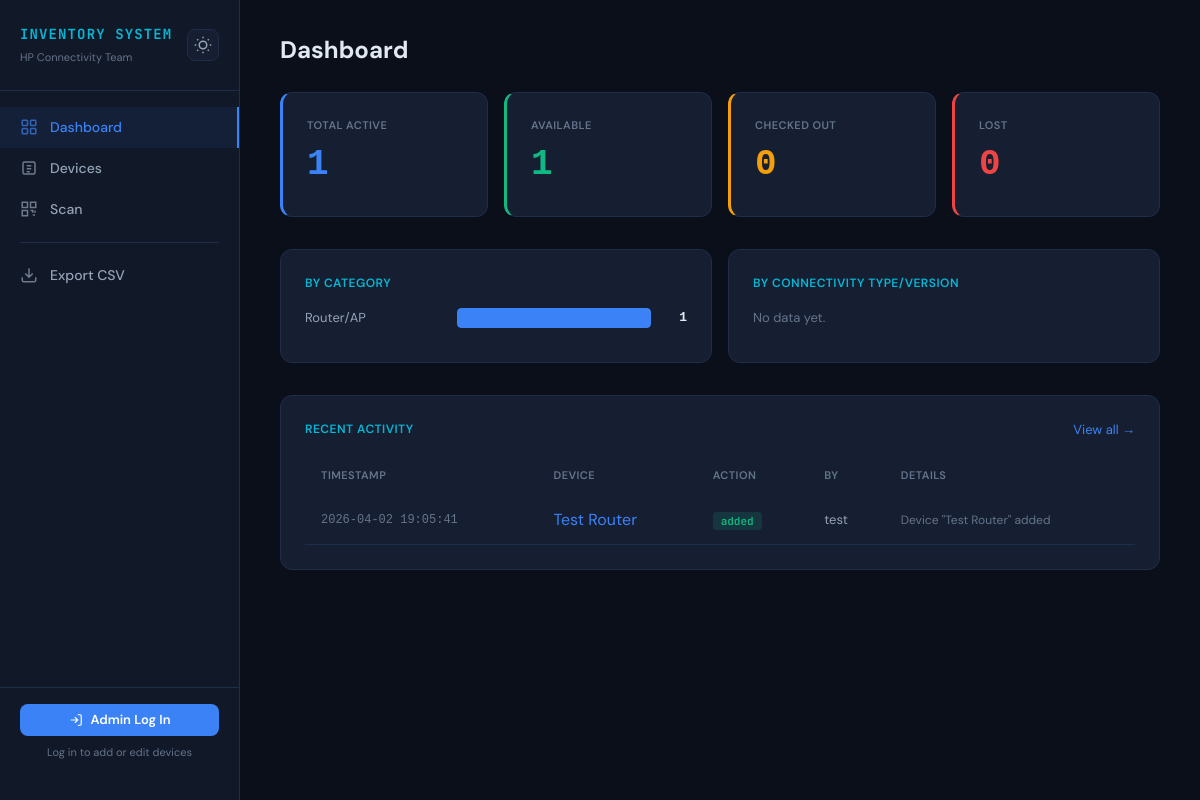
The page / on the database its author committed.
### tables this page shows
CREATE TABLE audit_log (
                log_id INTEGER PRIMARY KEY AUTOINCREMENT,
                device_id TEXT NOT NULL,
                action TEXT NOT NULL,
                performed_by TEXT DEFAULT '',
                timestamp DATETIME DEFAULT CURRENT_TIMESTAMP,
                details TEXT DEFAULT '',
                FOREIGN KEY (device_id) REFERENCES devices(device_id)
            );

CREATE TABLE devices (
                device_id TEXT PRIMARY KEY,
                barcode_value TEXT UNIQUE NOT NULL,
                name TEXT NOT NULL,
                category TEXT DEFAULT '',
                manufacturer TEXT DEFAULT '',
                model_number TEXT DEFAULT '',
                serial_number TEXT DEFAULT '',
                connectivity TEXT DEFAULT '',
                vendor_supplied INTEGER DEFAULT 0,
                status TEXT DEFAULT 'available'
                    CHECK(status IN ('available','checked_out','retired','lost')),
                location TEXT DEFAULT '',
                assigned_to TEXT DEFAULT '',
                notes TEXT DEFAULT '',
                created_at DATETIME DEFAULT CURRENT_TIMESTAMP,
                updated_at DATETIME DEFAULT CURRENT_TIMESTAMP
            );

### app.py (the view)
@app.route('/')
def dashboard():
    stats = db.get_stats()
    return render_template('dashboard.html', stats=stats)

### app.py (called while the page is built)
@app.before_request
def load_user():
    g.user = None
    user_id = session.get('user_id')
    if user_id:
        g.user = db.get_user(user_id)
        if not g.user:
            session.clear()

@app.context_processor
def inject_globals():
    return {
        'categories': db.get_categories(),
        'now': datetime.now(timezone.utc),
        'current_user': g.user,
    }

### database.py (called while the page is built)
def get_connection():
    conn = sqlite3.connect(DB_PATH)
    conn.row_factory = sqlite3.Row
    conn.execute('PRAGMA journal_mode=WAL')
    conn.execute('PRAGMA foreign_keys=ON')
    return conn

@contextmanager
def db_transaction():
    conn = get_connection()
    try:
        yield conn
        conn.commit()
    except Exception:
        conn.rollback()
        raise
    finally:
        conn.close()

def get_categories():
    with db_transaction() as conn:
        rows = conn.execute('SELECT * FROM categories ORDER BY name').fetchall()
        return [dict(r) for r in rows]

### templates/dashboard.html (shortened to what this page needs)
{% extends "base.html" %}
{% block content %}
<h2 style="font-size: 24px; font-weight: 700; margin-bottom: 24px;">Dashboard</h2>
<div style="display: grid; grid-template-columns: repeat(auto-fit, minmax(200px, 1fr)); gap: 16px; margin-bottom: 32px;">
    <div class="card" style="border-left: 3px solid var(--accent-blue);">
        <div style="font-size: 11px; text-transform: uppercase; letter-spacing: 0.04em; color: var(--text-muted); font-weight: 600;">Total Active</div>
        <div class="font-mono" style="font-size: 36px; font-weight: 700; color: var(--accent-blue); margin-top: 4px;">{{ stats.total }}</div>
    </div>
    <div class="card" style="border-left: 3px solid var(--accent-green);">
        <div style="font-size: 11px; text-transform: uppercase; letter-spacing: 0.04em; color: var(--text-muted); font-weight: 600;">Available</div>
        <div class="font-mono" style="font-size: 36px; font-weight: 700; color: var(--accent-green); margin-top: 4px;">{{ stats.available }}</div>
    </div>
    <div class="card" style="border-left: 3px solid var(--accent-amber);">
        <div style="font-size: 11px; text-transform: uppercase; letter-spacing: 0.04em; color: var(--text-muted); font-weight: 600;">Checked Out</div>
        <div class="font-mono" style="font-size: 36px; font-weight: 700; color: var(--accent-amber); margin-top: 4px;">{{ stats.checked_out }}</div>
    </div>
    <div class="card" style="border-left: 3px solid var(--accent-red);">
        <div style="font-size: 11px; text-transform: uppercase; letter-spacing: 0.04em; color: var(--text-muted); font-weight: 600;">Lost</div>
        <div class="font-mono" style="font-size: 36px; font-weight: 700; color: var(--accent-red); margin-top: 4px;">{{ stats.lost }}</div>
    </div>
</div>
<div class="grid-responsive" style="display: grid; grid-template-columns: 1fr 1fr; gap: 16px; margin-bottom: 32px;">
    <div class="card" style="cursor: default;">
        <div class="section-label">By Category</div>
        {% for item in stats.by_category %}
        <div style="display: flex; align-items: center; gap: 12px; margin-bottom: 10px;">
            <span style="width: 140px; font-size: 13px; color: var(--text-secondary); flex-shrink: 0; overflow: hidden; text-overflow: ellipsis; white-space: nowrap;">{{ item.category }}</span>
            <div style="flex: 1; height: 20px; background: var(--bg-primary); border-radius: 4px; overflow: hidden;">
                <div style="height: 100%; background: var(--accent-blue); border-radius: 4px; width: {{ (item.count / stats.total * 100) if stats.total else 0 }}%; min-width: 20px;"></div>
            </div>
            <span class="font-mono" style="font-size: 13px; font-weight: 600; color: var(--text-primary); width: 24px; text-align: right;">{{ item.count }}</span>
        </div>
        {% endfor %}
    </div>
    <div class="card" style="cursor: default;">
        <div class="section-label">By Connectivity Type/Version</div>
        {% if not stats.by_connectivity %}
        <p style="color: var(--text-muted); font-size: 13px;">No data yet.</p>
        {% endif %}
    </div>
</div>
<div class="card" style="cursor: default;">
    <div style="display: flex; justify-content: space-between; align-items: center; margin-bottom: 16px;">
        <div class="section-label" style="margin-bottom: 0;">Recent Activity</div>
        <a href="{{ url_for('audit_log') }}" style="color: var(--accent-blue); font-size: 13px; text-decoration: none;">View all →</a>
    </div>
    <div class="table-wrap">
    <table>
        <thead>
            <tr>
                <th>Timestamp</th>
                <th>Device</th>
                <th>Action</th>
                <th>By</th>
                <th>Details</th>
            </tr>
        </thead>
        <tbody>
            {% for entry in stats.recent_activity %}
            <tr>
                <td class="font-mono" style="font-size: 12px; color: var(--text-muted); white-space: nowrap;">{{ entry.timestamp }}</td>
                <td>
                    <a href="{{ url_for('device_detail', device_id=entry.device_id) }}" style="color: var(--accent-blue); text-decoration: none;">
                        {{ entry.device_name or entry.device_id }}
                    </a>
                </td>
                <td><span class="action-badge action-{{ entry.action }}">{{ entry.action }}</span></td>
                <td style="color: var(--text-secondary); font-size: 13px;">{{ entry.performed_by }}</td>
                <td style="color: var(--text-muted); font-size: 12px; max-width: 200px; overflow: hidden; text-overflow: ellipsis; white-space: nowrap;">{{ entry.details }}</td>
            </tr>
            {% endfor %}
        </tbody>
    </table>
    </div>
</div>
{% endblock %}

### templates/base.html (style rules this page uses)
:root, [data-theme="dark"] { --bg-primary: #0a0f1a; --bg-secondary: #111827; --bg-card: #161f32; --bg-card-hover: #1c2640; --border-color: #1e2d4a; --border-accent: #2563eb; --text-primary: #e2e8f0; --text-secondary: #94a3b8; --text-muted: #64748b; --accent-blue: #3b82f6; --accent-cyan: #06b6d4; --accent-green: #10b981; --accent-amber: #f59e0b; --accent-red: #ef4444; --label-bg: white; }
* { box-sizing: border-box; }
body { font-family: 'DM Sans', sans-serif; background: var(--bg-primary); color: var(--text-primary); margin: 0; min-height: 100vh; }
.font-mono { font-family: 'JetBrains Mono', monospace; }
.card { background: var(--bg-card); border: 1px solid var(--border-color); border-radius: 12px; padding: 24px; }
.action-badge { font-family: 'JetBrains Mono', monospace; font-size: 11px; font-weight: 600; padding: 2px 8px; border-radius: 4px; }
.action-added { background: rgba(16,185,129,0.15); color: #10b981; }
table { width: 100%; border-collapse: collapse; }
th { text-align: left; font-size: 11px; font-weight: 600; text-transform: uppercase; letter-spacing: 0.04em; color: var(--text-muted); padding: 12px 16px; }
td { padding: 12px 16px; border-bottom: 1px solid var(--border-color); }
.section-label { text-transform: uppercase; font-size: 12px; font-weight: 600; letter-spacing: 0.04em; color: var(--accent-cyan); margin-bottom: 16px; }
.table-wrap { overflow-x: auto; -webkit-overflow-scrolling: touch; }

### rows shown on the page
audit_log: timestamp "2026-04-02 19:05:41", name "Test Router", action "added", performed_by "test", details "Device \"Test Router\" added"

### other values the page prints
{{ stats.total }} "1"
{{ stats.available }} "1"
{{ stats.checked_out }} "0"
{{ stats.lost }} "0"
{{ item.category }} "Router/AP"
{{ item.count }} "1"
